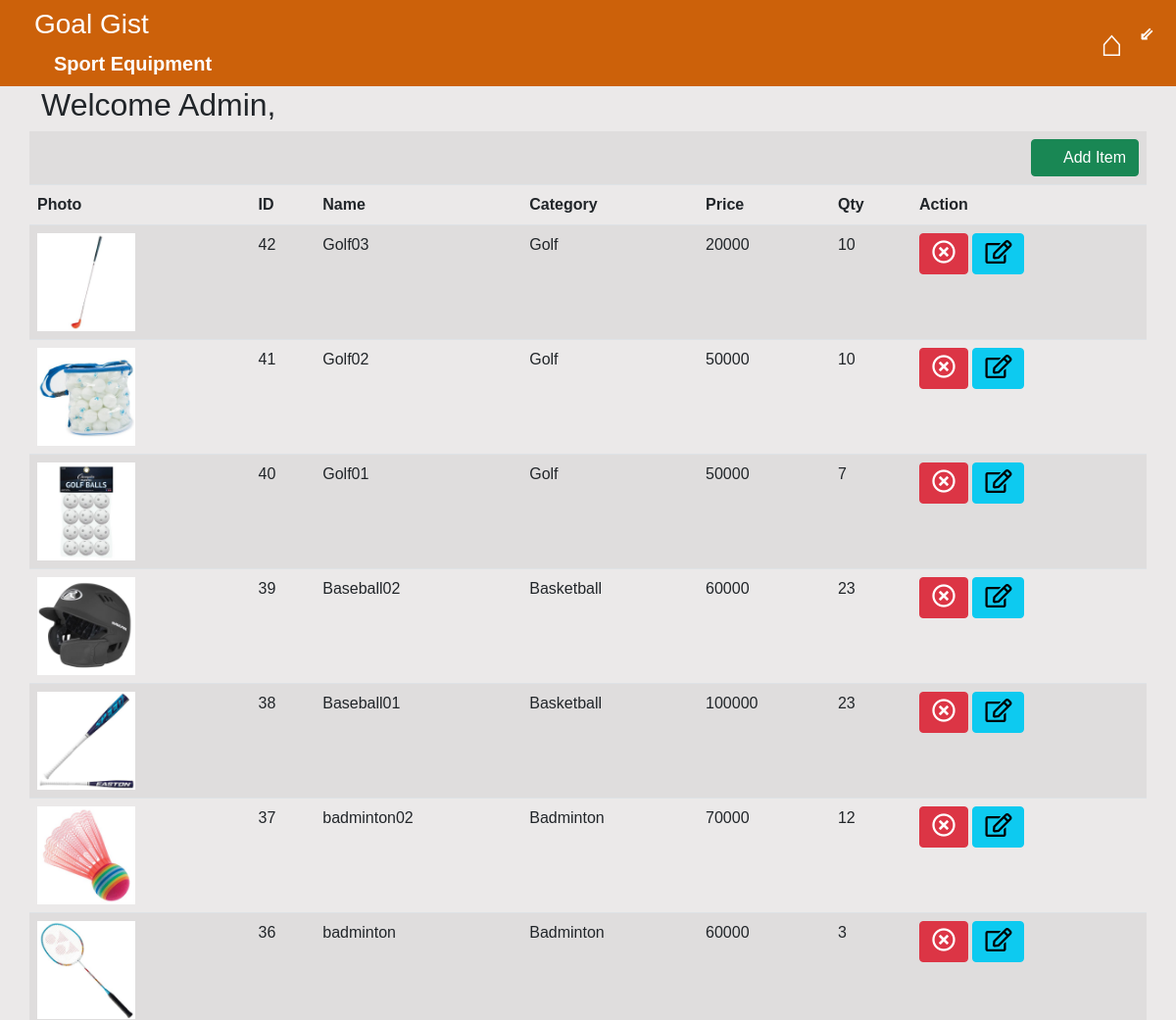
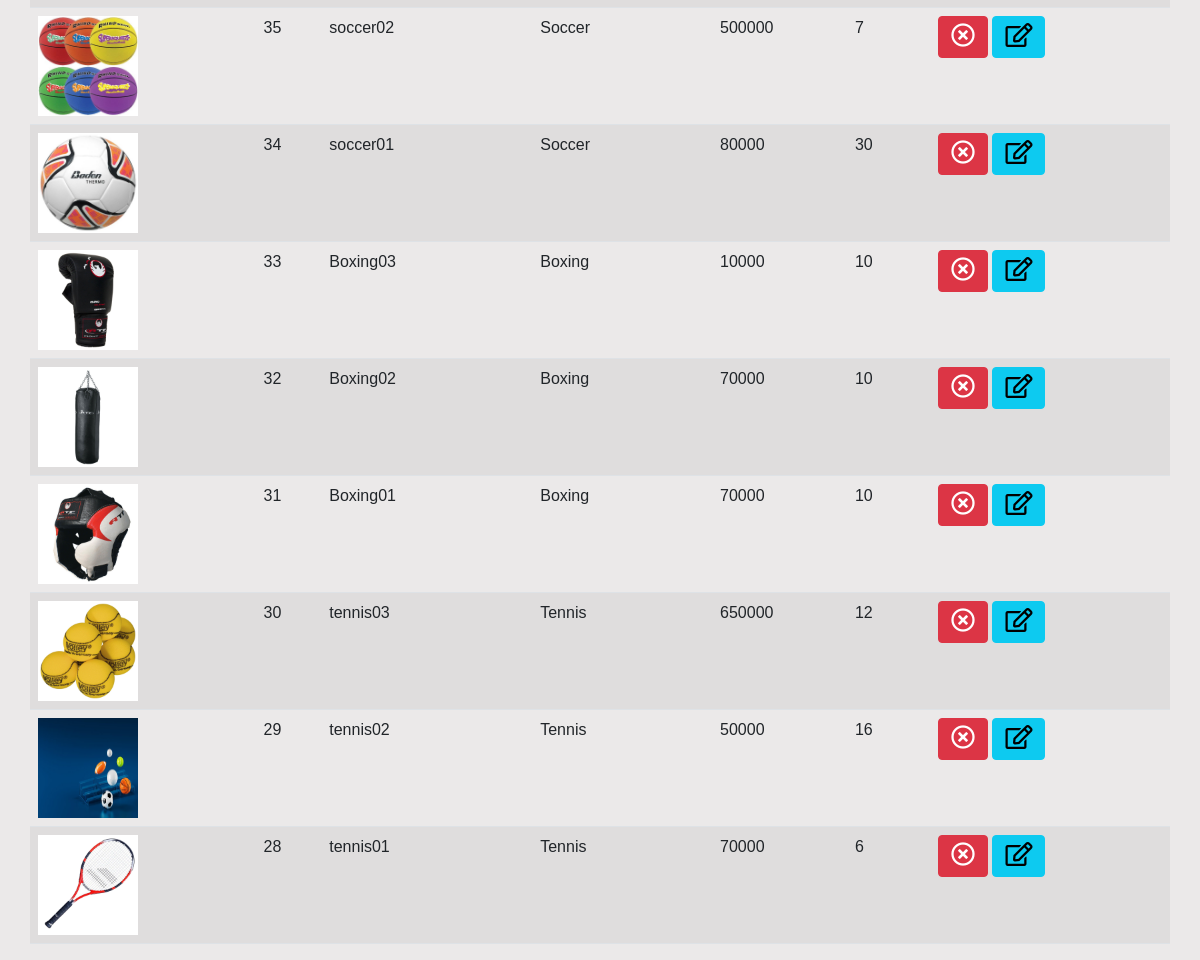
The page /admin/itemlist.php on the database its author committed (2 pictures, top to bottom).
### tables this page shows
CREATE TABLE `item` (
  `itemid` int(11) NOT NULL,
  `itemname` varchar(30) NOT NULL,
  `catid` int(11) NOT NULL,
  `price` int(11) NOT NULL,
  `qty` int(11) NOT NULL,
  `photo` varchar(255) NOT NULL
);

CREATE TABLE `category` (
  `catid` int(11) NOT NULL,
  `catname` varchar(30) NOT NULL
);

### admin/itemlist.php (the view, shortened to what this page needs)
<!DOCTYPE html>
<html lang="en">
<head>
</head>
<link href="https://cdn.jsdelivr.net/npm/bootstrap@5.0.2/dist/css/bootstrap.min.css" rel="stylesheet">
<body>
 <?php include 'header.php' ?>
    <div class="container Top">
        <div class="row">
            <div class="col-md-12">
                <div class="row">
                    <div class="page-header">
                        <h2>Welcome Admin,
                        </h2>
                </div> </div>
                            <div class="row">
                                <table class="table table-striped">
                                    <tr>
                                        <td colspan="7" align="right">
                                            <a href="item.php" class="btn btn-success">
                                                <span class="glyphicon glyphicon-plus"></span>Add Item</a>
                                        </td>
                                     </tr>
                                     <tr>
                                        <th>Photo</th>
                                        <th>ID</th>
                                        <th>Name</th>
                                        <th>Category</th>
                                        <th>Price</th>
                                        <th>Qty</th>
                                        <th>Action</th>
                                     </tr>
                                     <?php
                                    $query="Select item.*,category.* from item,category where item.catid=category.catid order by itemid desc";
                                    $go_query=mysqli_query($conn,$query);
                                    while($row=mysqli_fetch_array($go_query)){
                                    $item_id=$row['itemid'];
                                    $item_name=$row['itemname'];
                                     $cat_name=$row['catname'];
                                     $price=$row['price'];
                                     $qty=$row['qty'];
                                     $photo=$row['photo'];
                                     echo "<tr>";
                                     echo "<td><img src='../Photo/{$photo}' width='100' height='100'></td>";
                                    echo "<td>{$item_id}</td>";
                                    echo "<td>{$item_name}</td>";
                                    echo "<td>{$cat_name}</td>";
                                     echo "<td>{$price}</td>";
                                    echo "<td>{$qty}</td>";
                                    echo "<td>
                                           <a href='itemlist.php?action=delete&pid={$item_id}'class='btn btn-danger' onclick='return confirm('Are you sure?')<i id='delete'><i style='font-size:24px' class='far'>&#xf057;</i></a>
                                           <a href='edit.php?action=edit&pid={$item_id}' class='btn btn-info'><id='edit'><i style='font-size:24px' class='far'>&#xf044;</i></a></td>";
                                    echo "</tr>";
                                    }
                                ?>
                </table>
                                </div>
            </div>
        </div>
    </div>
</body>
    </html>

### admin/header.php (style rules this page uses)
body { font-family: 'Arial', sans-serif; background-color: #ebe9e9; }

### rows shown on the page
item: photo (picture), itemid "42", itemname "Golf03", catid.catname "Golf", price "20000", qty "10"
item: photo (picture), itemid "41", itemname "Golf02", catid.catname "Golf", price "50000", qty "10"
item: photo (picture), itemid "40", itemname "Golf01", catid.catname "Golf", price "50000", qty "7"
item: photo (picture), itemid "39", itemname "Baseball02", catid.catname "Basketball", price "60000", qty "23"
item: photo (picture), itemid "38", itemname "Baseball01", catid.catname "Basketball", price "100000", qty "23"
item: photo (picture), itemid "37", itemname "badminton02", catid.catname "Badminton", price "70000", qty "12"
item: photo (picture), itemid "36", itemname "badminton", catid.catname "Badminton", price "60000", qty "3"
item: photo (picture), itemid "35", itemname "soccer02", catid.catname "Soccer", price "500000", qty "7"
item: photo (picture), itemid "34", itemname "soccer01", catid.catname "Soccer", price "80000", qty "30"
item: photo (picture), itemid "33", itemname "Boxing03", catid.catname "Boxing", price "10000", qty "10"
item: photo (picture), itemid "32", itemname "Boxing02", catid.catname "Boxing", price "70000", qty "10"
item: photo (picture), itemid "31", itemname "Boxing01", catid.catname "Boxing", price "70000", qty "10"
item: photo (picture), itemid "30", itemname "tennis03", catid.catname "Tennis", price "650000", qty "12"
item: photo (picture), itemid "29", itemname "tennis02", catid.catname "Tennis", price "50000", qty "16"
item: photo (picture), itemid "28", itemname "tennis01", catid.catname "Tennis", price "70000", qty "6"
